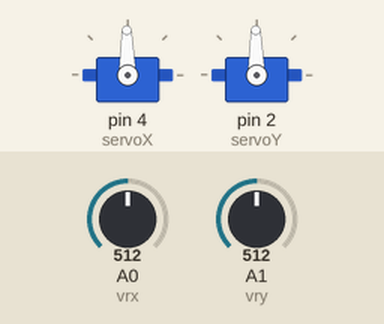
The sketch below on a simulated Arduino Uno, built with avr-gcc and run on an emulated ATmega328P. On the bench: 2 × servo. The inputs (shaded band) are chosen by the test bench; at power-on: A0 (vrx) = 512, A1 (vry) = 512.

Above: at 1.2 s.
1.3 s: A0 (vrx) set to 716
At 1.8 s:
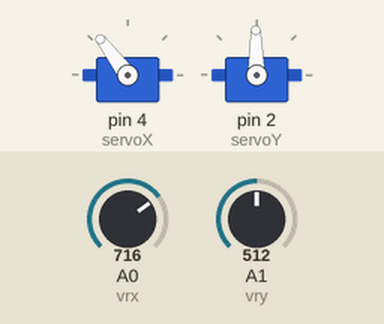
2.8 s: A1 (vry) set to 716
At 4.0 s:
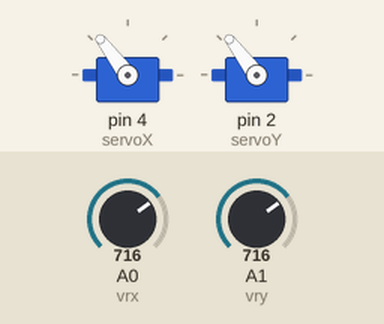
4.3 s: A0 (vrx) set to 900
At 5.3 s:
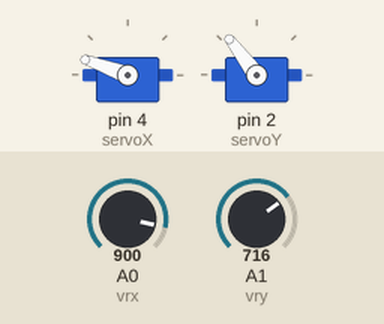
5.8 s: A1 (vry) set to 900
At 6.4 s:
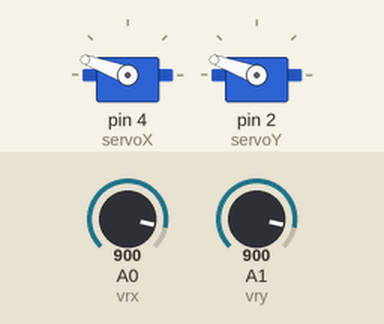
7.3 s: A0 (vrx) set to 1023
At 7.6 s:
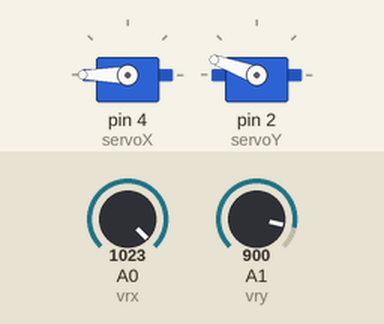
8.8 s: A1 (vry) set to 1023
At 9.9 s:
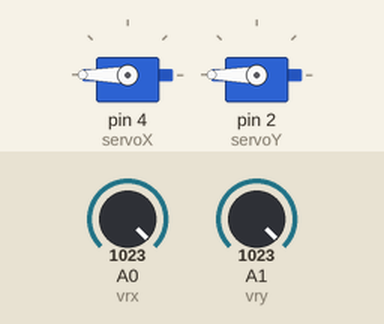
Timing chart, 0 to 11.3 s (numbered marks = the images above; inputs shaded):
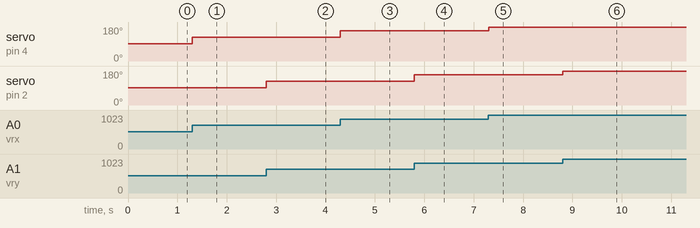

The sketch:

sketch_jul06b.ino
```cpp
#include <Servo.h>

int servoX = 4;
int servoY = 2;

int x;
int y;

int vrx = A0;
int vry = A1;
int but = 3;

Servo servox;
Servo servoy;

void setup() {
  Serial.begin(9600);
  pinMode(vrx, INPUT);
  pinMode(vry, INPUT);
  servox.attach(servoX);
  servoy.attach(servoY);
  servox.write(100);
  servoy.write(90);

}

void loop() {
  x = analogRead(vrx);
  x = map(x, 2, 1008, 0, 180);
  y = analogRead(vry);
  y = map(y, 2, 1008, 0, 180);
  servox.write(x);
  servoy.write(y);
  //Serial.print("x: ");
  //Serial.print(x);
  //Serial.print("y");
  //Serial.println(y);


}
```

Measured:
- after the input at 1.3 s, servo on pin 4 (servoX): 91° → 127° at once
- after the input at 2.8 s, servo on pin 2 (servoY): 91° → 127° at once
- after the input at 4.3 s, servo on pin 4 (servoX): 127° → 160° at once
- after the input at 5.8 s, servo on pin 2 (servoY): 127° → 160° at once
- after the input at 7.3 s, servo on pin 4 (servoX): 160° → 180° at once
- after the input at 8.8 s, servo on pin 2 (servoY): 160° → 180° at once
